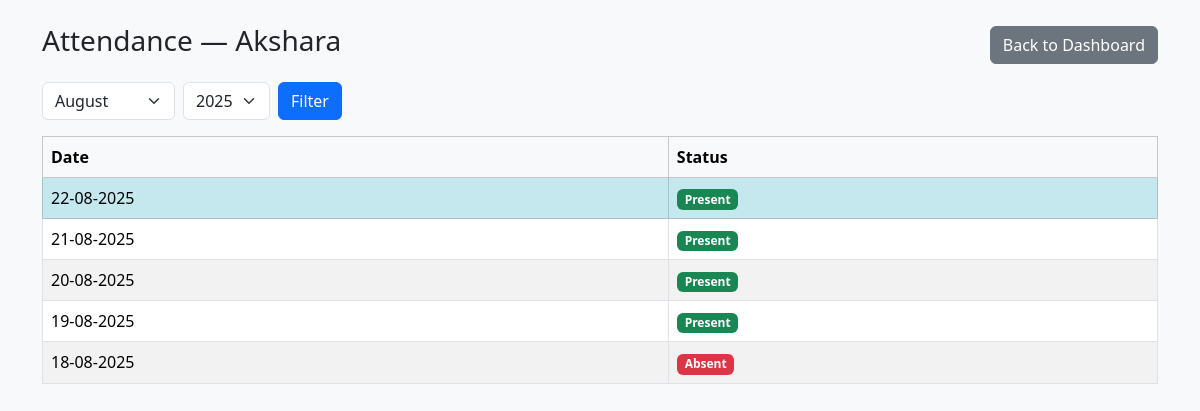
/student/2/attendance-view, run on the app's committed database.
### models.py (models this page shows)
class Student(SQLModel, table=True):
    id: Optional[int] = Field(default=None, primary_key=True)
    name: str
    grade: str
    school: Optional[str] = None
    syllabus: Optional[str] = None
    focus_subjects: Optional[str] = None
    subject: Optional[str] = None
    remarks: Optional[str] = None
    tutor_id: int = Field(foreign_key="tutor.id")
    tutor: "Tutor" = Relationship(back_populates="students")
    journals: List["Journal"] = Relationship(back_populates="student")
    attendance_records: List["Attendance"] = Relationship(back_populates="student")
    tests: List["TestRecord"] = Relationship(back_populates="student")
    upcoming_tests: List["UpcomingTest"] = Relationship(back_populates="student")

class Attendance(SQLModel, table=True):
    id: Optional[int] = Field(default=None, primary_key=True)
    student_id: int = Field(foreign_key="student.id")
    attendance_date: date
    status: str
    student: Optional[Student] = Relationship(back_populates="attendance_records")

### main.py (the view)
@app.get("/student/{student_id}/attendance-view", response_class=HTMLResponse)
def view_attendance(
    request: Request,
    student_id: int,
    month: int = Query(None),
    year: int = Query(None),
    session: Session = Depends(get_session)
):
    student = session.get(Student, student_id)
    if not student:
        raise HTTPException(status_code=404, detail="Student not found")
    all_records = session.exec(
        select(Attendance).where(Attendance.student_id == student_id)
    ).all()
    if not all_records:
        return templates.TemplateResponse("attendance_view.html", {
            "request": request,
            "student": student,
            "records": [],
            "months_list": [],
            "years_list": [],
            "current_month": None,
            "current_year": None
        })
    unique_months_years = sorted(
        {(rec.attendance_date.month, rec.attendance_date.year) for rec in all_records if rec.attendance_date},
        key=lambda x: (x[1], x[0]),
        reverse=True
    )
    if not month or not year:
        month, year = unique_months_years[0]
    today_date = date.today()
    records = []
    for rec in all_records:
        if rec.attendance_date and rec.attendance_date.month == month and rec.attendance_date.year == year:
            rec_date = rec.attendance_date
            records.append({
                "display_date": rec_date.strftime("%d-%m-%Y"),
                "status": rec.status,
                "is_weekend": rec_date.weekday() in (5, 6),
                "is_today": rec_date == today_date
            })
    records.sort(key=lambda r: datetime.strptime(r["display_date"], "%d-%m-%Y"), reverse=True)
    months_list = [{"value": m, "name": date(2000, m, 1).strftime("%B")} for m in range(1, 13)]
    years_list = sorted({y for _, y in unique_months_years}, reverse=True)
    return templates.TemplateResponse("attendance_view.html", {
        "request": request,
        "student": student,
        "records": records,
        "months_list": months_list,
        "years_list": years_list,
        "current_month": month,
        "current_year": year
    })

### templates/attendance_view.html (shortened to what this page needs)
<!DOCTYPE html>
<html>
<head>
    <link href="https://cdn.jsdelivr.net/npm/bootstrap@5.3.3/dist/css/bootstrap.min.css" rel="stylesheet">
</head>
<body class="bg-light">
<div class="container mt-4">
    <div class="d-flex justify-content-between align-items-center mb-3">
        <h3>Attendance — {{ student.name if student else 'Student' }}</h3>
        <a href="/dashboard" class="btn btn-secondary">Back to Dashboard</a>
    </div>
    {% if months_list %}
        <form method="get" class="row g-2 mb-3">
            <div class="col-auto">
                <select name="month" class="form-select">
                    {% for m in months_list %}
                        <option value="{{ m.value }}" {% if m.value == current_month %}selected{% endif %}>
                            {{ m.name }}
                        </option>
                    {% endfor %}
                </select>
            </div>
            <div class="col-auto">
                <select name="year" class="form-select">
                    {% for y in years_list %}
                        <option value="{{ y }}" {% if y == current_year %}selected{% endif %}>
                            {{ y }}
                        </option>
                    {% endfor %}
                </select>
            </div>
            <div class="col-auto">
                <button type="submit" class="btn btn-primary">Filter</button>
            </div>
        </form>
    {% endif %}
    {% if records %}
        <table class="table table-bordered table-striped">
            <thead class="table-light">
                <tr><th>Date</th><th>Status</th></tr>
            </thead>
            <tbody>
                {% for rec in records %}
                    <tr class="
    {% if rec.is_today %}table-info{% elif rec.is_weekend %}table-warning{% endif %}
">
    <td>{{ rec.display_date }}</td>
    <td>
        {% if rec.status and rec.status|lower == 'present' %}
            <span class="badge bg-success">Present</span>
        {% elif rec.status and rec.status|lower == 'absent' %}
            <span class="badge bg-danger">Absent</span>
        {% else %}
            <span class="badge bg-secondary">{{ rec.status }}</span>
        {% endif %}
    </td>
</tr>
                {% endfor %}
            </tbody>
        </table>
    {% else %}
        <p class="text-muted">No attendance records found for this student.</p>
    {% endif %}
</div>
</body>
</html>

### data on the page
Student: name "Akshara"
Attendance: display_date "22-08-2025", status "Present"
Attendance: display_date "21-08-2025", status "Present"
Attendance: display_date "20-08-2025", status "Present"
Attendance: display_date "19-08-2025", status "Present"
Attendance: display_date "18-08-2025", status "Absent"

### other printed values
form field month "August"
form field year "2025"
